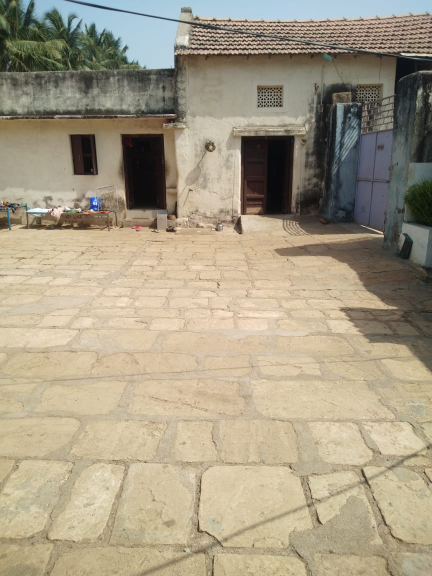
#> input picture PANORAMA_STITCHING/I.jpeg, 864 x 1152 px (shown at 1/2 size)
$ python panorama_multi.py
#> lines starting #> are read from the running program, lines starting #| are printed output that depends on the picture
import cv2
import numpy as np

##read image 1, resize it and convert to grayscale image
image_1_resize= cv2.imread('I.jpeg')
#> image_1_resize is the input picture: shape (1152, 864, 3); mean B, G, R 132.9, 155.2, 165.5
image_1_resize = cv2.resize(image_1_resize, (300, 500))
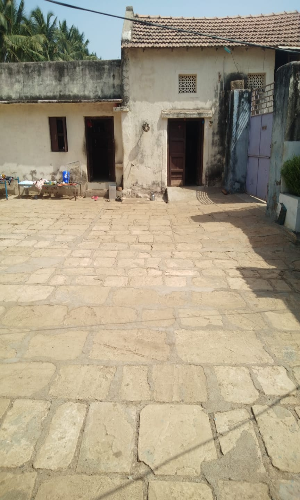
#> image_1_resize: shape (500, 300, 3); mean B, G, R 132.8, 155.1, 165.4
image_1= cv2.cvtColor(image_1_resize,cv2.COLOR_BGR2GRAY)
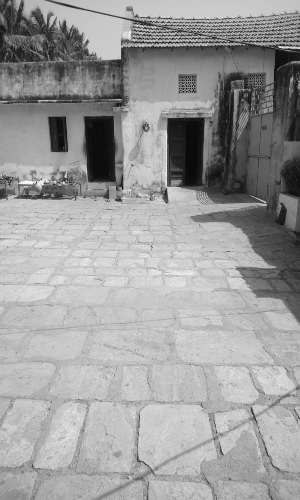
#> image_1: shape (500, 300); min 9, max 254, mean 155.6
##read image 2, resize it and convert to grayscale image
image_2_resize = cv2.imread('II.jpeg')
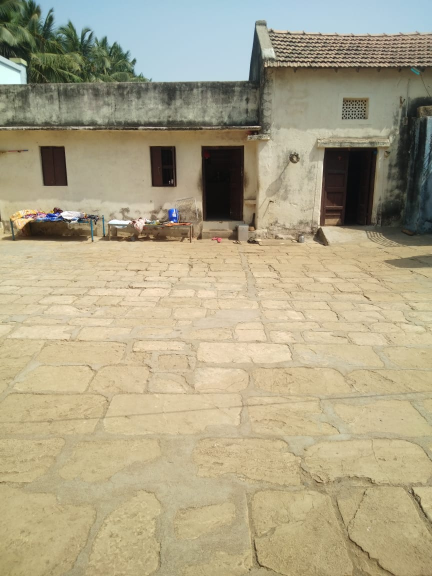
#> input picture PANORAMA_STITCHING/II.jpeg, 864 x 1152 px (shown at 1/2 size)
#> image_2_resize is the input picture: shape (1152, 864, 3); mean B, G, R 134.2, 162.7, 171.5
image_2_resize = cv2.resize(image_2_resize,(300, 500))
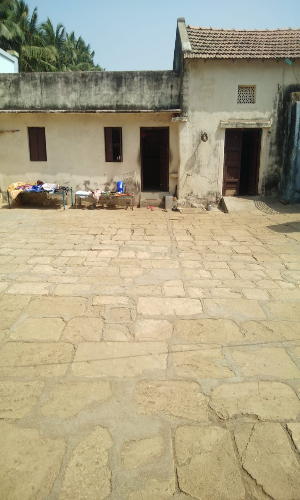
#> image_2_resize: shape (500, 300, 3); mean B, G, R 134.1, 162.6, 171.4
image_2 = cv2.cvtColor(image_2_resize,cv2.COLOR_BGR2GRAY)
##read image 3, resize it and convert to grayscale image
image_3_resize = cv2.imread('III.jpeg')
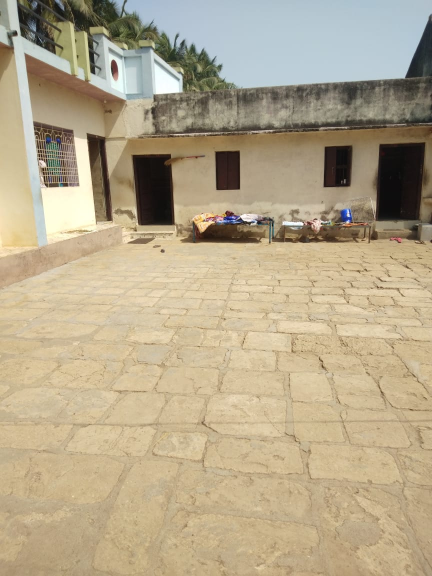
#> input picture PANORAMA_STITCHING/III.jpeg, 864 x 1152 px (shown at 1/2 size)
#> image_3_resize is the input picture: shape (1152, 864, 3); mean B, G, R 138.9, 166.6, 180.4
image_3_resize = cv2.resize(image_3_resize, (300, 500))
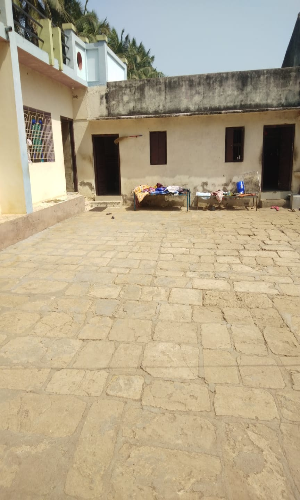
#> image_3_resize: shape (500, 300, 3); mean B, G, R 138.8, 166.5, 180.2
image_3 = cv2.cvtColor(image_3_resize, cv2.COLOR_BGR2GRAY)
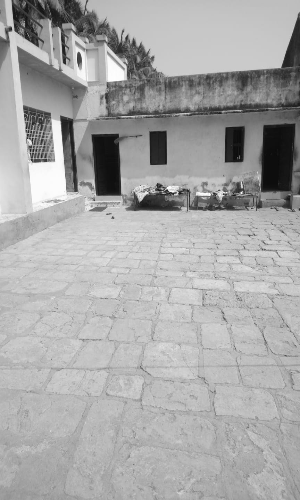
#> image_3: shape (500, 300); min 10, max 254, mean 167.4
cv2.imwrite("3/gray_1.jpg", image_1)
cv2.imwrite("3/gray_2.jpg", image_2)
cv2.imwrite("3/gray_3.jpg", image_3)
#> (the run stopped early here; a loop or call above may not have finished)
